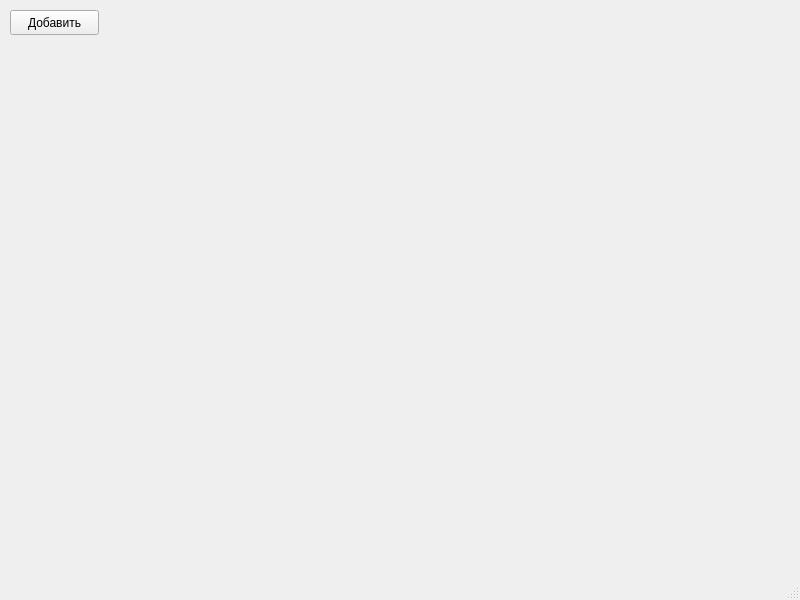
<?xml version="1.0" encoding="UTF-8"?>
<ui version="4.0">
 <class>MainWindow</class>
 <widget class="QMainWindow" name="MainWindow">
  <property name="geometry">
   <rect>
    <x>0</x>
    <y>0</y>
    <width>800</width>
    <height>600</height>
   </rect>
  </property>
  <property name="windowTitle">
   <string>MainWindow</string>
  </property>
  <widget class="QWidget" name="centralwidget">
   <widget class="QPushButton" name="pushButton">
    <property name="geometry">
     <rect>
      <x>10</x>
      <y>10</y>
      <width>89</width>
      <height>25</height>
     </rect>
    </property>
    <property name="text">
     <string>Добавить</string>
    </property>
   </widget>
  </widget>
  <widget class="QMenuBar" name="menubar">
   <property name="geometry">
    <rect>
     <x>0</x>
     <y>0</y>
     <width>800</width>
     <height>22</height>
    </rect>
   </property>
  </widget>
  <widget class="QStatusBar" name="statusbar"/>
 </widget>
 <resources/>
 <connections/>
</ui>
